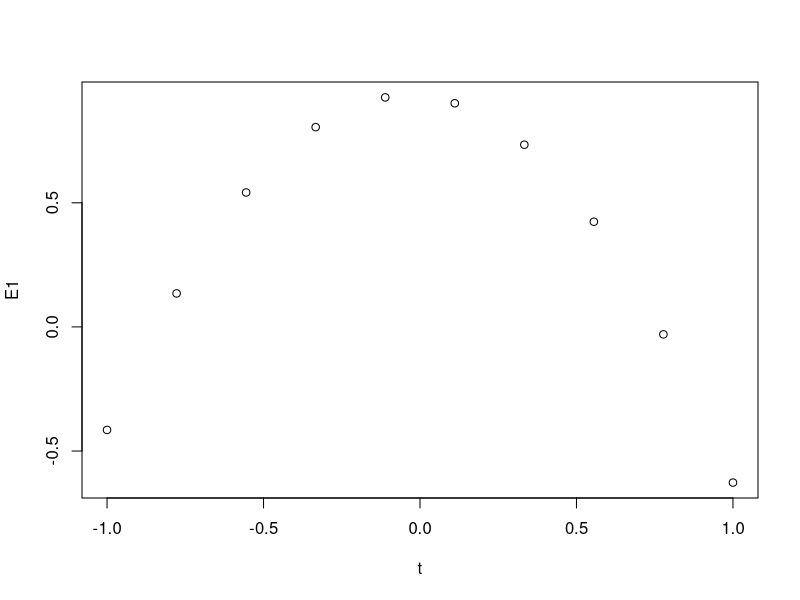
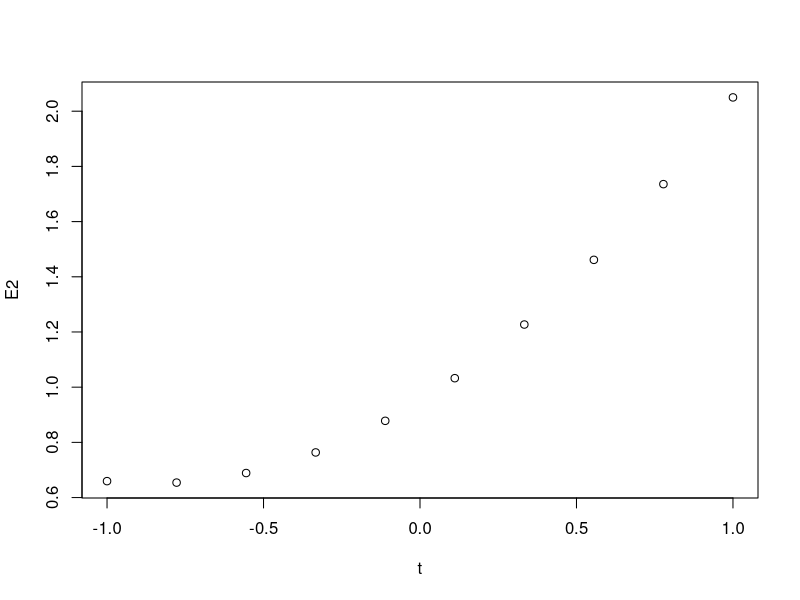
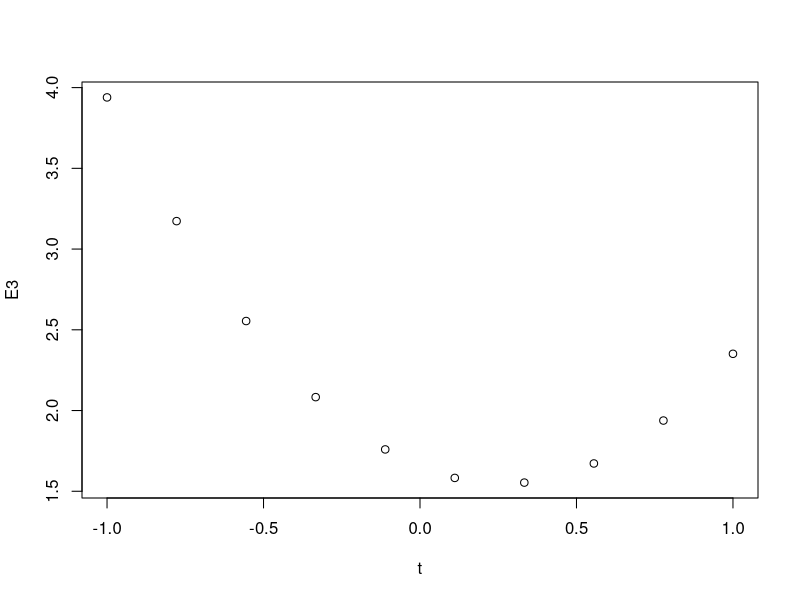
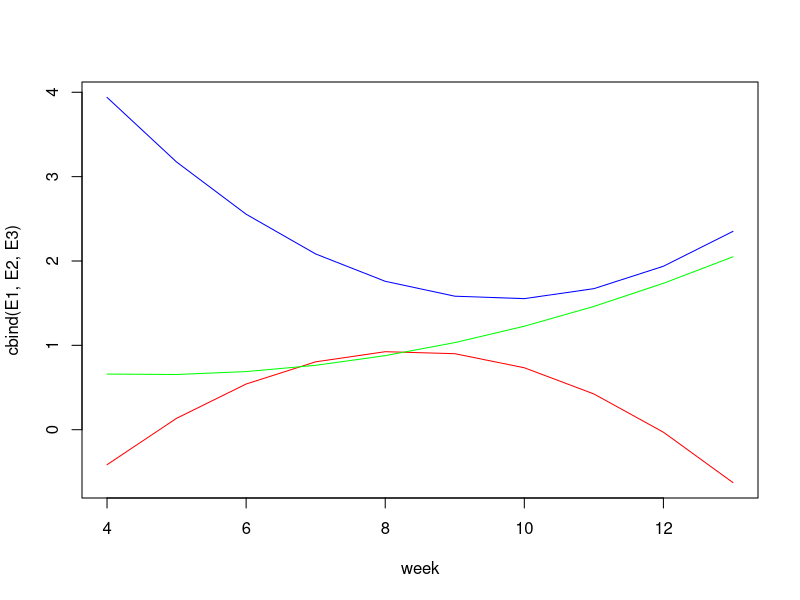

Here is the R script that generated these plots, in order: (Note: this script raises an error after producing the figures.)
#K=matrix(c(0.01729, 0.06725, -0.05178, 0.001413, 0.02553, -0.2159, -0.0003917, -0.001984, 0.00331),3,3)






# K=matrix(c(0.1627E-01,  0.2445E-02 ,  0.2489E-03,
#            0.2445E-02,  0.2303E-01, -0.1748E-03,
#            0.2489E-03, -0.1748E-03 ,  0.3318E-02),3,3)
# 



K=matrix(c(  0.1592E-01 , 0.2335E-02 ,    0.2383E-03,
             0.2335E-02 , 0.2555E-01,  0.1425E-02 ,  
             0.2383E-03 , 0.1425E-02 , 0.4075E-02),3,3)




# K=matrix(c(67.15 ,    25.54    ,   3.811,
# 25.54 ,      94.39  ,    3.317,
# 3.811  ,     3.317  ,    22.79),3,3)





# K=matrix(c(0.1652E-01, 0.1905E-02, -0.6185E-03,
#             0.1905E-02,  0.2197E-01, -0.2209E-02  ,
#             -0.6185E-03 ,-0.2209E-02 , 0.3119E-02),3,3)


eigen(K)

E=(eigen(K))$vectors



M=t(matrix(c(1, -1, 1, 1, 0, 0, 1, 1, 1),3,3))
M
hat=t(matrix(c(0.7071, 0, -0.7906,0, 1.2247, 0,0, 0, 2.3717),3,3))
hat
Phi=M%*%hat
Phi





eifun=Phi%*%E

week=4:13
t=-1+2*(week-4)/(13-4)


Eigenvalue=0.024
0.015
0.003

E1=eifun[1,1]+t*eifun[2,1]+t^2*(eifun[3,1])
E2=eifun[1,2]+t*eifun[2,2]+t^2*(eifun[3,2])
E3=eifun[1,3]+t*eifun[2,3]+t^2*(eifun[3,3])

group=c(rep("EV=0.024",10),rep("EV=0.015",10),rep("EV=0.003",10))

plot(t,E1)
plot(t,E2,add=TRUE)
plot(t,E3,add=T)

matplot(week, cbind(E1,E2,E3),type="l",col=c("red","green","blue"),lty=c(1,1,1))

dfa=data.frame(week,E1,E2,E3)


ggplot(dfa, aes(t)) +                    # basic graphical object
  geom_line(aes(y=E1), colour="red") +  # first layer
  geom_line(aes(y=E2), colour="green")+  # second layer
  geom_line(aes(y=E3), colour="blue")



library(reshape2)

aql <- melt(dfa, id.vars = c("week"))
aql$group=group

aql=subset(aql,variable!="E3")

aql$week = as.vector(c(rep(1:10,2)))

aql$group=ifelse(aql$variable=="E1","First eigenfunction","Second eigenfunction")
library(ggplot2)


png(file="eigenfunction.png",width=2600,height=1200,res=150)


ggplot(aql, aes(x=week, y=value, colour=group, group=group)) +
  
  #geom_ribbon(aes(ymin=lower.2.5., ymax=upper.97.5., fill=group), alpha=0.2) +
  
  
  
  #geom_ribbon(aes(ymin=Heritability-sd, ymax=Heritability+sd, fill=group), alpha=0.2) +
  
  
  geom_line(aes(linetype=group,color=group),size=2) +
  
  #geom_errorbar(aes(ymin=min, ymax=max, colour=group,linetype=group), width=.4,
  # position=position_dodge(0.05))+
  
  
  
  
  
  geom_point(aes(fill = group,shape = group))+
  
  
  #scale_colour_manual(name="Error Bars",values=cols, guide = guide_legend(fill = NULL,colour = NULL)) + 
  #scale_fill_manual(values=cols, guide="none") +
  
  
  scale_x_continuous(breaks=1:10) +
  
  labs(list(y="Eigenfunction values", x="Week"),size=16) +
  theme_bw() + 
  theme(panel.border = element_blank(), panel.grid.major = element_blank(),
        panel.grid.minor = element_blank(), axis.line = element_line(colour = "black"))+
  
  theme(axis.text.x=element_text(angle=0, hjust=1,size=20),axis.text.y=element_text(angle=0, hjust=1,size=20)) +
  scale_fill_brewer(type="qual", palette=2) +
  scale_color_brewer(type="qual", palette=2) +
  theme(axis.title.x = element_text( size=22))+
  theme(axis.title.y = element_text(size=22))+
  
  #ggtitle("Heritability over time")+
  theme(legend.title=element_blank())+
  guides(color = guide_legend(nrow=3))+
  theme(legend.text = element_text(colour="blue", size = 20))+  
  theme(legend.key.size = unit(2, 'lines'))+
  theme(plot.title = element_text(lineheight=5, face="bold", color="black", size=24))



dev.off()

#ggtitle("Heritability over time")  + 
#theme(legend.title=element_blank())+  #remove legend
#theme(legend.text = element_text(colour="blue", size = 20, face = "bold"))+
#theme(plot.title = element_text(lineheight=3, face="bold", color="black", size=20))



